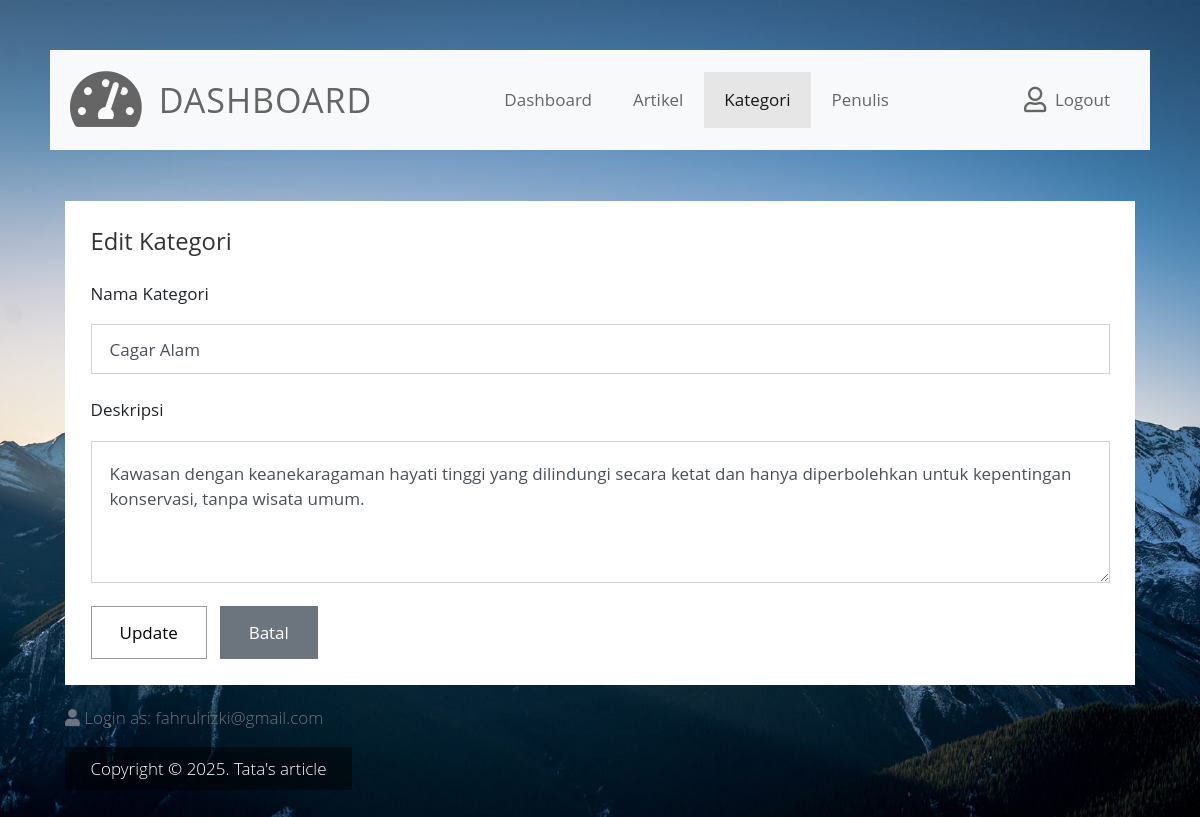
The app's page /add-kategori.php?edit=5 (signed in) with its own data.
### tables this page shows
CREATE TABLE `category` (
  `id` int(11) NOT NULL,
  `name` varchar(100) NOT NULL,
  `description` text DEFAULT NULL
);

### add-kategori.php (the view, shortened to what this page needs)
<?php
$conn = new mysqli("localhost", "root", "", "db_artikel");
$name = "";
$description = "";
$edit_mode = false;
if (isset($_GET['edit'])) {
    $id = intval($_GET['edit']);
    $result = $conn->query("SELECT * FROM category WHERE id = $id");
    if ($result->num_rows > 0) {
        $row = $result->fetch_assoc();
        $name = $row['name'];
        $description = $row['description'];
        $edit_mode = true;
    }
}
?>
<!DOCTYPE html>
<html lang="en">
<head>
    <link rel="stylesheet" href="css/bootstrap.min.css">
    <link rel="stylesheet" href="css/fontawesome.min.css">
    <link rel="stylesheet" href="css/tooplate.css">
</head>
<body class="bg02">
    <div class="row">
        <div class="col-12">
            <nav class="navbar navbar-expand-xl navbar-light bg-light">
                <a class="navbar-brand" href="#">
                    <i class="fas fa-3x fa-tachometer-alt tm-site-icon"></i>
                    <h1 class="tm-site-title mb-0">Dashboard</h1>
                </a>
                <div class="collapse navbar-collapse" id="navbarSupportedContent">
                    <ul class="navbar-nav mx-auto">
                        <li class="nav-item"><a class="nav-link" href="index.php">Dashboard</a></li>
                        <li class="nav-item"><a class="nav-link" href="artikel.php">Artikel</a></li>
                        <li class="nav-item active"><a class="nav-link" href="kategori.php">Kategori</a></li>
                        <li class="nav-item"><a class="nav-link" href="penulis.php">Penulis</a></li>
                    </ul>
                    <ul class="navbar-nav">
                        <li class="nav-item">
                            <a class="nav-link d-flex" href="logout.php">
                                <i class="far fa-user mr-2 tm-logout-icon"></i><span>Logout</span>
                            </a>
                        </li>
                    </ul>
                </div>
            </nav>
        </div>
    </div>
<div class="container mt-5">
    <div class="bg-white tm-block p-4">
        <h2 class="tm-block-title mb-4"><?= $edit_mode ? "Edit" : "Tambah" ?> Kategori</h2>
        <form method="POST" action="">
            <div class="form-group mb-3">
                <label for="name">Nama Kategori</label>
                <input type="text" name="name" id="name" class="form-control" required value="<?= htmlspecialchars($name) ?>">
            </div>
            <div class="form-group mb-3">
                <label for="description">Deskripsi</label>
                <textarea name="description" id="description" class="form-control" rows="4" required><?= htmlspecialchars($description) ?></textarea>
            </div>
            <button type="submit" class="btn btn-primary"><?= $edit_mode ? "Update" : "Simpan" ?></button>
            <a href="kategori.php" class="btn btn-secondary ml-2">Batal</a>
        </form>
    </div>
    <footer class="row tm-mt-small">
        <div class="col-12 font-weight-light">
            <p class="text-muted">
                <i class="fas fa-user"></i> Login as: <?= $_SESSION['email'] ?>
            </p>
            <p class="d-inline-block tm-bg-black text-white py-2 px-4">
                Copyright &copy; 2025. Tata's article
            </p>
        </div>
    </footer>
</div>
</body>
</html>

### css/tooplate.css (style rules this page uses)
html { font-size: 17px; }
body { font-family: "Open Sans", Helvetica, Arial, sans-serif; overflow-x: hidden; }
body { background-image: url(../img/dash-bg-01.jpg); background-size: cover; background-repeat: no-repeat; background-position: center; background-attachment: fixed; padding-left: 50px; padding-right: 50px; }
.bg02 { background-image: url(../img/dash-bg-02.jpg); }
a { transition: all 0.3s ease; }
.navbar-brand { display: flex; align-items: center; }
.tm-site-icon { color: #656565; }
.tm-site-title { display: inline-block; text-transform: uppercase; font-size: 2rem; margin-left: 1rem; color: #656565; letter-spacing: 1px; }
.navbar { height: 100px; padding-left: 20px; padding-right: 20px; margin-top: 50px; }
.tm-logout-icon { font-size: 1.5em; }
.tm-bg-black { background-color: rgba(0, 0, 0, 0.5); }
.tm-mt-small { margin-top: 20px; }
.tm-block { padding: 50px 45px; }
.tm-block-title { font-size: 1.4rem; color: #333; margin-bottom: 30px; }
.navbar-light .navbar-nav .nav-link { color: #656565; }
.navbar-light .navbar-nav .nav-link, .dropdown-item { padding: 15px 20px; }
.navbar-light .navbar-nav .active > .nav-link, .navbar-light .navbar-nav .nav-link.active, .navbar-light .navbar-nav .nav-link.show, .navbar-light .navbar-nav .show > .nav-link, .navbar-light .navbar-nav a:hover { background-color: #e6e6e6; }
.nav-item { margin-right: 30px; }
.nav-item:last-child { margin-right: 0; }
.form-control { margin-bottom: 23px; padding: 19px 18px; border-radius: 0; height: 50px; }
label { margin-bottom: 18px; }
.btn { border-radius: 0; padding: 13px 28px; transition: all 0.2s ease; max-width: 100%; }
.btn-primary { background-color: transparent; color: black; border-color: #999999; }
footer { margin-bottom: 35px; }
@media (min-width: 1200px) { .container { max-width: 1630px; } }
@media (max-width: 1275px) and (min-width: 1200px) { .nav-item { margin-right: 15px; } }
@media (max-width: 1350px) { .nav-item { margin-right: 1px; } }

### records on screen
category: name "Cagar Alam", description "Kawasan dengan keanekaragaman hayati tinggi yang dilindungi secara ketat dan hanya diperbolehkan untuk kepentingan konservasi, tanpa wisata umum."

### other values on screen
$_SESSION['email'] "fahrulrizki@gmail.com"
